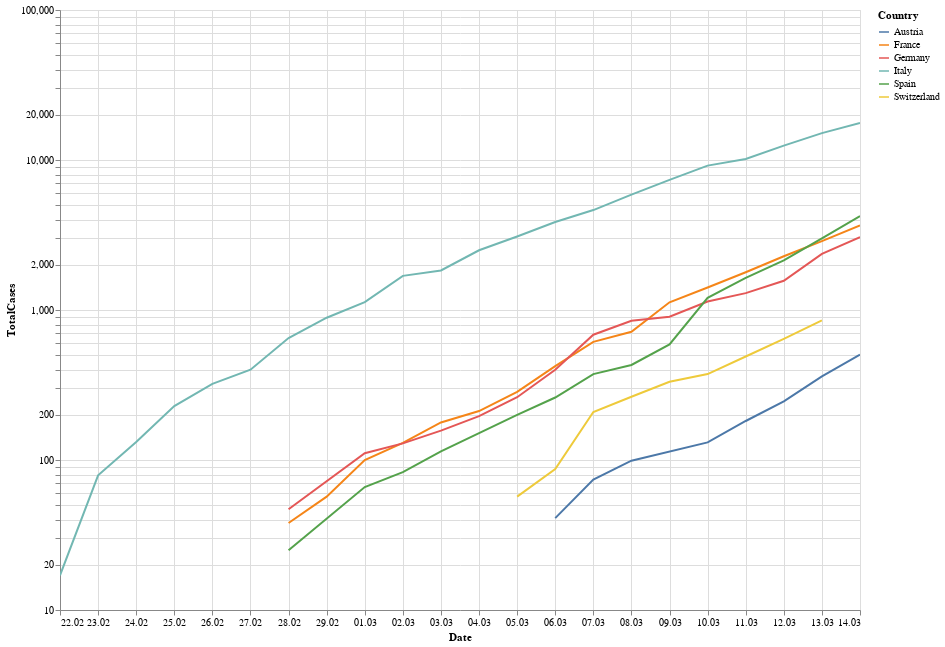

The notebook cell this image was saved under:
### Code cell
from altair import datum

alt.Chart(df[(df.CountryExp.isin(countries))]).mark_line().encode(
    alt.Y('TotalCases', scale=alt.Scale(type='log')),
    alt.X('DateRep:T', axis = alt.Axis(title = 'Date', format = ("%d.%m"))),
    color='Country',
    tooltip=['Country', 'DateRep', 'TotalCases']
).properties(
    height=600,
    width=800
).transform_filter(
    (datum.NewConfCases > 10)
).interactive()

### Figure 1 — Vega-Lite specification as saved in the notebook (floating-point values rounded to 4 significant figures; data arrays with more than 128 entries replaced by an {"elided": "..."} marker saying what was removed)
{"config": {"view": {"continuousWidth": 400, "continuousHeight": 300}}, "data": {"name": "data-964a526bf2afcec5208c957417a6b930"}, "mark": "line", "encoding": {"color": {"type": "nominal", "field": "Country"}, "tooltip": [{"type": "nominal", "field": "Country"}, {"type": "temporal", "field": "DateRep"}, {"type": "quantitative", "field": "TotalCases"}], "x": {"type": "temporal", "axis": {"format": "%d.%m", "title": "Date"}, "field": "DateRep"}, "y": {"type": "quantitative", "field": "TotalCases", "scale": {"type": "log"}}}, "height": 600, "selection": {"selector019": {"type": "interval", "bind": "scales", "encodings": ["x", "y"]}}, "transform": [{"filter": "(datum.NewConfCases > 10)"}], "width": 800, "$schema": "https://vega.github.io/schema/vega-lite/v4.0.2.json", "datasets": {"data-964a526bf2afcec5208c957417a6b930": {"elided": "449 records"}}}
